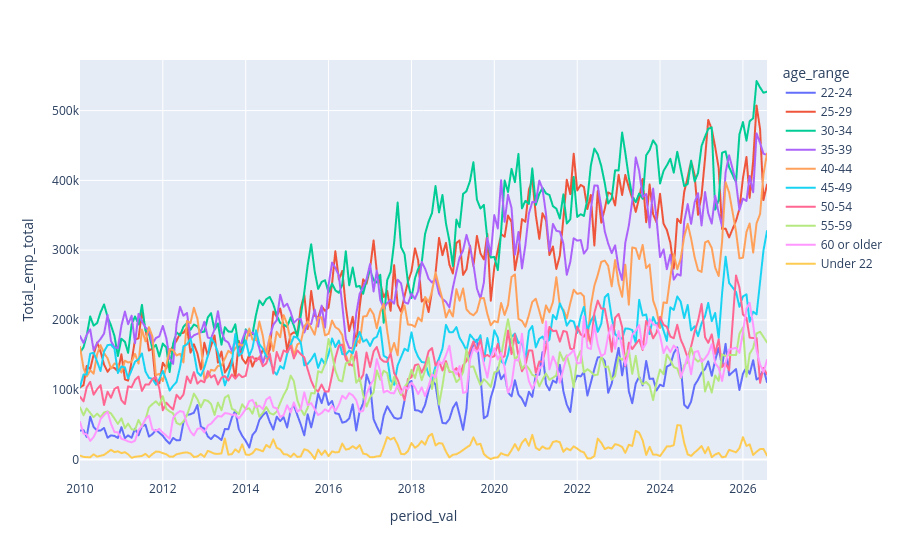

Notebook code cell kept with this figure:
### Markdown cell above
The monthly data for employment totals for specific age ranges is much 'noisier':

### Code cell
fig = px.line(df_full_emp_totals.query(
"(period == 'year_and_month') & (age_range != 'All') & (occ2010 == 'Software \
developers, applications and systems software')"),
x = 'period_val', y = 'Total_emp_total', 
hover_data = 'Response_Count_emp_total', 
color = 'age_range')
fig.update_xaxes(categoryorder = 'array',
categoryarray = df_full_emp_totals.query(
"period == 'year_and_month' & age_range == 'All'").sort_values(
'period_val')['period_val'].unique())

### Figure 1 — Plotly figure (JSON) as saved in the notebook; plotly's stock layout.template omitted (floating-point values rounded to 4 significant figures; data arrays with more than 128 entries replaced by an {"elided": "..."} marker saying what was removed)
{"data": [{"customdata": {"elided": "199x1 int values"}, "hovertemplate": "age_range=22-24<br>period_val=%{x}<br>Total_emp_total=%{y}<br>Response_Count_emp_total=%{customdata[0]}<extra></extra>", "legendgroup": "22-24", "line": {"color": "#636efa", "dash": "solid"}, "marker": {"symbol": "circle"}, "mode": "lines", "name": "22-24", "showlegend": true, "type": "scattergl", "x": {"elided": "199 str values"}, "xaxis": "x", "y": {"elided": "199 float values"}, "yaxis": "y"}, {"customdata": {"elided": "199x1 int values"}, "hovertemplate": "age_range=25-29<br>period_val=%{x}<br>Total_emp_total=%{y}<br>Response_Count_emp_total=%{customdata[0]}<extra></extra>", "legendgroup": "25-29", "line": {"color": "#EF553B", "dash": "solid"}, "marker": {"symbol": "circle"}, "mode": "lines", "name": "25-29", "showlegend": true, "type": "scattergl", "x": {"elided": "199 str values"}, "xaxis": "x", "y": {"elided": "199 float values"}, "yaxis": "y"}, {"customdata": {"elided": "199x1 int values"}, "hovertemplate": "age_range=30-34<br>period_val=%{x}<br>Total_emp_total=%{y}<br>Response_Count_emp_total=%{customdata[0]}<extra></extra>", "legendgroup": "30-34", "line": {"color": "#00cc96", "dash": "solid"}, "marker": {"symbol": "circle"}, "mode": "lines", "name": "30-34", "showlegend": true, "type": "scattergl", "x": {"elided": "199 str values"}, "xaxis": "x", "y": {"elided": "199 float values"}, "yaxis": "y"}, {"customdata": {"elided": "199x1 int values"}, "hovertemplate": "age_range=35-39<br>period_val=%{x}<br>Total_emp_total=%{y}<br>Response_Count_emp_total=%{customdata[0]}<extra></extra>", "legendgroup": "35-39", "line": {"color": "#ab63fa", "dash": "solid"}, "marker": {"symbol": "circle"}, "mode": "lines", "name": "35-39", "showlegend": true, "type": "scattergl", "x": {"elided": "199 str values"}, "xaxis": "x", "y": {"elided": "199 float values"}, "yaxis": "y"}, {"customdata": {"elided": "199x1 int values"}, "hovertemplate": "age_range=40-44<br>period_val=%{x}<br>Total_emp_total=%{y}<br>Response_Count_emp_total=%{customdata[0]}<extra></extra>", "legendgroup": "40-44", "line": {"color": "#FFA15A", "dash": "solid"}, "marker": {"symbol": "circle"}, "mode": "lines", "name": "40-44", "showlegend": true, "type": "scattergl", "x": {"elided": "199 str values"}, "xaxis": "x", "y": {"elided": "199 float values"}, "yaxis": "y"}, {"customdata": {"elided": "199x1 int values"}, "hovertemplate": "age_range=45-49<br>period_val=%{x}<br>Total_emp_total=%{y}<br>Response_Count_emp_total=%{customdata[0]}<extra></extra>", "legendgroup": "45-49", "line": {"color": "#19d3f3", "dash": "solid"}, "marker": {"symbol": "circle"}, "mode": "lines", "name": "45-49", "showlegend": true, "type": "scattergl", "x": {"elided": "199 str values"}, "xaxis": "x", "y": {"elided": "199 float values"}, "yaxis": "y"}, {"customdata": {"elided": "199x1 int values"}, "hovertemplate": "age_range=50-54<br>period_val=%{x}<br>Total_emp_total=%{y}<br>Response_Count_emp_total=%{customdata[0]}<extra></extra>", "legendgroup": "50-54", "line": {"color": "#FF6692", "dash": "solid"}, "marker": {"symbol": "circle"}, "mode": "lines", "name": "50-54", "showlegend": true, "type": "scattergl", "x": {"elided": "199 str values"}, "xaxis": "x", "y": {"elided": "199 float values"}, "yaxis": "y"}, {"customdata": {"elided": "199x1 int values"}, "hovertemplate": "age_range=55-59<br>period_val=%{x}<br>Total_emp_total=%{y}<br>Response_Count_emp_total=%{customdata[0]}<extra></extra>", "legendgroup": "55-59", "line": {"color": "#B6E880", "dash": "solid"}, "marker": {"symbol": "circle"}, "mode": "lines", "name": "55-59", "showlegend": true, "type": "scattergl", "x": {"elided": "199 str values"}, "xaxis": "x", "y": {"elided": "199 float values"}, "yaxis": "y"}, {"customdata": {"elided": "199x1 int values"}, "hovertemplate": "age_range=60 or older<br>period_val=%{x}<br>Total_emp_total=%{y}<br>Response_Count_emp_total=%{customdata[0]}<extra></extra>", "legendgroup": "60 or older", "line": {"color": "#FF97FF", "dash": "solid"}, "marker": {"symbol": "circle"}, "mode": "lines", "name": "60 or older", "showlegend": true, "type": "scattergl", "x": {"elided": "199 str values"}, "xaxis": "x", "y": {"elided": "199 float values"}, "yaxis": "y"}, {"customdata": {"elided": "198x1 int values"}, "hovertemplate": "age_range=Under 22<br>period_val=%{x}<br>Total_emp_total=%{y}<br>Response_Count_emp_total=%{customdata[0]}<extra></extra>", "legendgroup": "Under 22", "line": {"color": "#FECB52", "dash": "solid"}, "marker": {"symbol": "circle"}, "mode": "lines", "name": "Under 22", "showlegend": true, "type": "scattergl", "x": {"elided": "198 str values"}, "xaxis": "x", "y": {"elided": "198 float values"}, "yaxis": "y"}], "layout": {"legend": {"title": {"text": "age_range"}, "tracegroupgap": 0}, "margin": {"t": 60}, "xaxis": {"anchor": "y", "categoryarray": {"elided": "199 str values"}, "categoryorder": "array", "domain": [0, 1], "title": {"text": "period_val"}}, "yaxis": {"anchor": "x", "domain": [0, 1], "title": {"text": "Total_emp_total"}}}}
